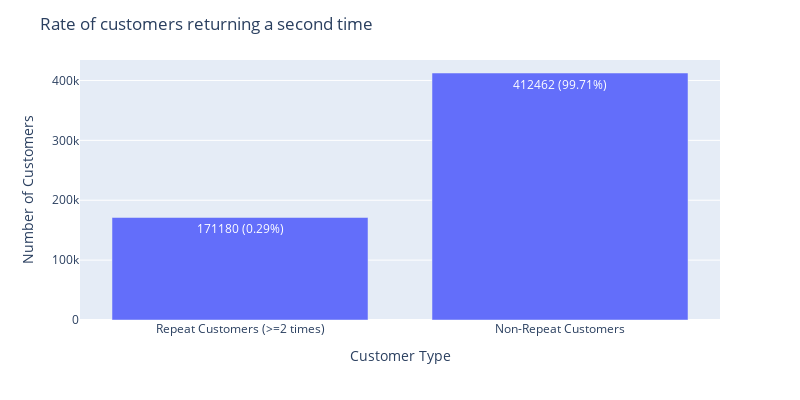

The notebook cell this image was saved under:
### Code cell
fig = px.bar(x=['Repeat Customers (>=2 times)', 'Non-Repeat Customers'], y=[repeat_customers_count, total_customers - repeat_customers_count],
             labels={'x': 'Customer Type', 'y': 'Number of Customers'},
             text=[f"{repeat_customers_count} ({repeat_customer_rate:.2f}%)",
                   f"{total_customers - repeat_customers_count} ({100-repeat_customer_rate:.2f}%)"],
            )
fig.update_layout(
    width=800,  
    height=400,
    title="Rate of customers returning a second time"
)
fig.show()

### Figure 1 — Plotly figure (JSON) as saved in the notebook; plotly's stock layout.template omitted (floating-point values rounded to 4 significant figures)
{"data": [{"alignmentgroup": "True", "hovertemplate": "Customer Type=%{x}<br>Number of Customers=%{y}<br>text=%{text}<extra></extra>", "legendgroup": "", "marker": {"color": "#636efa", "pattern": {"shape": ""}}, "name": "", "offsetgroup": "", "orientation": "v", "showlegend": false, "text": ["171180 (0.29%)", "412462 (99.71%)"], "textposition": "auto", "type": "bar", "x": ["Repeat Customers (>=2 times)", "Non-Repeat Customers"], "xaxis": "x", "y": [171180, 412462], "yaxis": "y"}], "layout": {"barmode": "relative", "height": 400, "legend": {"tracegroupgap": 0}, "margin": {"t": 60}, "title": {"text": "Rate of customers returning a second time"}, "width": 800, "xaxis": {"anchor": "y", "domain": [0, 1], "title": {"text": "Customer Type"}}, "yaxis": {"anchor": "x", "domain": [0, 1], "title": {"text": "Number of Customers"}}}}
